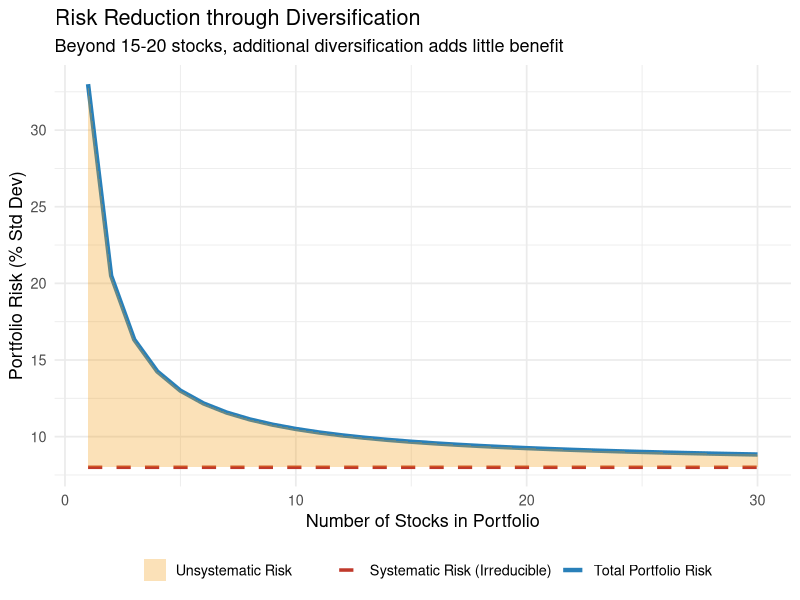
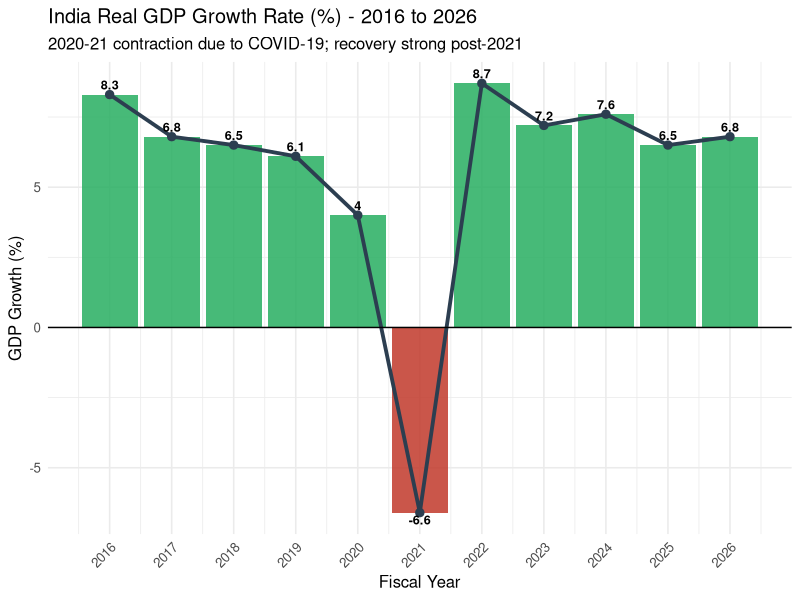

Generate these figures, in order, with R:
## ---- chunk 1
knitr::opts_chunk$set(
  echo = TRUE,
  warning = FALSE,
  message = FALSE,
  fig.align = "center",
  fig.width = 8,
  fig.height = 5
)

# ---- Ensure required packages are installed, then load them ----
# NOTE: if this file is knit standalone (not as part of the bookdown
# project), this chunk installs/loads what it needs. If it's knit as a
# chapter inside the book, index.Rmd's own setup chunk already loads
# these packages for the whole book, and re-loading here is harmless.
required_packages <- c("ggplot2", "dplyr", "knitr", "kableExtra")

installed <- rownames(installed.packages())
for (pkg in required_packages) {
  if (!(pkg %in% installed)) {
    install.packages(pkg, repos = "https://cloud.r-project.org")
  }
}

library(ggplot2)
library(dplyr)
library(knitr)
library(kableExtra)
## ---- chunk 2
years <- 2019:2023
prices <- c(715, 950, 1750, 1480, 1415)  # Approximate Dec closing prices
dividends <- c(32, 27, 30, 34, 36)        # Annual dividends (Rs.)

returns <- numeric(length(prices) - 1)
for (i in 2:length(prices)) {
  returns[i - 1] <- ((prices[i] - prices[i - 1]) + dividends[i - 1]) / prices[i - 1] * 100
}

cat("Annual Returns (Infosys):\n")
for (i in 1:length(returns)) {
  cat(years[i + 1], ":", round(returns[i], 2), "%\n")
}

cat("\nMean Annual Return:", round(mean(returns), 2), "%\n")
cat("Std Deviation (Risk):", round(sd(returns), 2), "%\n")
cat("CAGR:", round(((prices[5] / prices[1])^(1 / 4) - 1) * 100, 2), "% p.a.\n")
## ---- chunk 3
# Simulate risk reduction through diversification
n_stocks <- 1:30
total_risk <- 25 / n_stocks + 8  # Systematic = 8%, unsystematic decreasing
systematic_risk <- rep(8, 30)

plot_risk <- data.frame(
  Stocks = n_stocks,
  Total_Risk = total_risk,
  Systematic = systematic_risk
)

ggplot(plot_risk, aes(x = Stocks)) +
  geom_line(aes(y = Total_Risk, color = "Total Portfolio Risk"), linewidth = 1.5) +
  geom_line(aes(y = Systematic, color = "Systematic Risk (Irreducible)"),
            linetype = "dashed", linewidth = 1.2) +
  geom_ribbon(aes(ymin = Systematic, ymax = Total_Risk, fill = "Unsystematic Risk"),
              alpha = 0.3) +
  scale_color_manual(values = c("Total Portfolio Risk" = "#2980b9",
                                 "Systematic Risk (Irreducible)" = "#c0392b")) +
  scale_fill_manual(values = c("Unsystematic Risk" = "#f39c12")) +
  labs(title = "Risk Reduction through Diversification",
       subtitle = "Beyond 15-20 stocks, additional diversification adds little benefit",
       x = "Number of Stocks in Portfolio", y = "Portfolio Risk (% Std Dev)",
       color = "", fill = "") +
  theme_minimal(base_size = 13) +
  theme(legend.position = "bottom")
## ---- chunk 4
gdp_data <- data.frame(
  Year = 2016:2026,
  GDP_Growth = c(8.3, 6.8, 6.5, 6.1, 4.0, -6.6, 8.7, 7.2, 7.6, 6.5, 6.8)
)

ggplot(gdp_data, aes(x = Year, y = GDP_Growth)) +
  geom_col(aes(fill = GDP_Growth > 0), alpha = 0.85) +
  geom_line(aes(group = 1), color = "#2c3e50", linewidth = 1.3) +
  geom_point(size = 2.5, color = "#2c3e50") +
  geom_hline(yintercept = 0, color = "black", linewidth = 0.5) +
  scale_fill_manual(values = c("TRUE" = "#27ae60", "FALSE" = "#c0392b"),
                    guide = "none") +
  labs(title = "India Real GDP Growth Rate (%) - 2016 to 2026",
       subtitle = "2020-21 contraction due to COVID-19; recovery strong post-2021",
       x = "Fiscal Year", y = "GDP Growth (%)") +
  scale_x_continuous(breaks = 2016:2026) +
  geom_text(aes(label = GDP_Growth, vjust = ifelse(GDP_Growth > 0, -0.5, 1.2)),
            size = 3.2, fontface = "bold") +
  theme_minimal(base_size = 12) +
  theme(axis.text.x = element_text(angle = 45, hjust = 1))
## ---- chunk 5
macro_data <- data.frame(
  Year = 2016:2026,
  Repo_Rate = c(6.50, 6.00, 6.25, 6.50, 5.15, 4.00, 4.00, 6.25, 6.50, 6.25, 5.75),
  CPI_Inflation = c(4.9, 3.3, 3.9, 4.8, 6.2, 5.1, 6.7, 5.5, 5.4, 4.9, 4.5)
)

kable(macro_data,
      caption = "Table 3.1: India Macroeconomic Indicators (2016-2026)",
      col.names = c("Year", "Repo Rate (%)", "CPI Inflation (%)"),
      booktabs = TRUE) %>%
  kable_styling(bootstrap_options = c("striped", "hover"), full_width = FALSE) %>%
  row_spec(0, bold = TRUE, color = "white", background = "#2c3e50")
## ---- chunk 6
pe_data <- data.frame(
  Company = c("Asian Paints", "TCS", "Infosys", "HDFC Bank", "Reliance Industries",
              "Bajaj Finance", "Avenue Supermarts", "ITC", "SBI", "ICICI Bank"),
  Sector = c("FMCG", "IT", "IT", "Banking", "Conglomerate",
             "NBFC", "Retail", "FMCG", "Banking", "Banking"),
  EPS_TTM = c(47, 114, 63, 84, 101, 94, 47, 20, 67, 47),
  CMP = c(2840, 4200, 1720, 1640, 3050, 7180, 5400, 475, 825, 1195)
)

pe_data$PE_Ratio <- round(pe_data$CMP / pe_data$EPS_TTM, 1)

kable(pe_data,
      caption = "Table 3.2: P/E Ratios of Select Indian Companies (Approximate, 2024)",
      col.names = c("Company", "Sector", "EPS (Rs. TTM)", "CMP (Rs.)", "P/E Ratio"),
      booktabs = TRUE) %>%
  kable_styling(bootstrap_options = c("striped", "hover"), full_width = TRUE) %>%
  row_spec(0, bold = TRUE, color = "white", background = "#2c3e50")
## ---- chunk 7
companies <- c("HDFC Bank", "TCS", "Asian Paints", "Bajaj Finance", "ITC")
net_margin <- c(0.23, 0.19, 0.15, 0.25, 0.28)
asset_turnover <- c(0.08, 1.12, 1.10, 0.12, 0.68)
leverage <- c(9.5, 1.6, 1.4, 6.5, 1.35)

roe <- net_margin * asset_turnover * leverage * 100

roe_df <- data.frame(
  Company = companies,
  Net_Margin = paste0(round(net_margin * 100, 1), "%"),
  Asset_Turnover = round(asset_turnover, 2),
  Leverage = round(leverage, 1),
  ROE = paste0(round(roe, 1), "%")
)

kable(roe_df,
      caption = "Table 3.3: DuPont ROE Analysis - Select Indian Companies (2024)",
      col.names = c("Company", "Net Profit Margin", "Asset Turnover", "Leverage", "ROE"),
      booktabs = TRUE) %>%
  kable_styling(bootstrap_options = c("striped", "hover"), full_width = TRUE) %>%
  row_spec(0, bold = TRUE, color = "white", background = "#2c3e50")
## ---- chunk 8
de_data <- data.frame(
  Company = c("Tata Steel", "L&T", "Reliance Industries", "TCS", "Infosys",
              "HUL", "Asian Paints", "HDFC Bank", "SBI", "Coal India"),
  Debt_Equity = c(0.85, 1.20, 0.38, 0.00, 0.00, 0.01, 0.02, 9.80, 12.50, 0.01),
  Interpretation = c("Moderate (Steel industry norm)",
                     "High but manageable (long-term contracts)",
                     "Reduced significantly (asset sales)",
                     "Zero debt - cash-rich", "Zero debt - cash-rich",
                     "Near-zero (FMCG asset-light)", "Near-zero (premium brand)",
                     "High but natural for banking",
                     "Very high but sovereign-backed",
                     "Zero debt (PSU)")
)

kable(de_data,
      caption = "Table 3.4: Debt-to-Equity Ratio - Select NSE Companies (2024)",
      col.names = c("Company", "D/E Ratio", "Interpretation"),
      booktabs = TRUE) %>%
  kable_styling(bootstrap_options = c("striped", "hover"), full_width = TRUE) %>%
  row_spec(0, bold = TRUE, color = "white", background = "#2c3e50")
## ---- chunk 9
# Reliance Industries FY2024 Data (approximate)
ril_data <- list(
  PAT = 70806,          # Rs. Crore
  Revenue = 997690,     # Rs. Crore
  EBIT = 107504,        # Rs. Crore
  Total_Assets = 1743890,
  Current_Liabilities = 432050,
  Total_Equity = 660789,
  Long_Term_Debt = 380000,
  Short_Term_Debt = 85000,
  EPS_Diluted = 104.73,
  DPS = 10,             # Dividend per share
  Shares = 678.45,      # Crore
  CMP = 3050            # Approximate CMP
)

# Calculations
eps <- ril_data$EPS_Diluted
pe <- ril_data$CMP / eps
roe <- ril_data$PAT / ril_data$Total_Equity * 100
roce <- ril_data$EBIT / (ril_data$Total_Assets - ril_data$Current_Liabilities) * 100
de <- (ril_data$Long_Term_Debt + ril_data$Short_Term_Debt) / ril_data$Total_Equity
div_yield <- ril_data$DPS / ril_data$CMP * 100
bvps <- ril_data$Total_Equity / ril_data$Shares * 100  # Rs. per share
pb <- ril_data$CMP / bvps

cat("=== Reliance Industries Key Ratios (FY2024) ===\n")
cat("EPS (Diluted):     Rs.", round(eps, 2), "\n")
cat("P/E Ratio:         ", round(pe, 1), "x\n")
cat("ROE:               ", round(roe, 2), "%\n")
cat("ROCE:              ", round(roce, 2), "%\n")
cat("Debt/Equity:       ", round(de, 2), "x\n")
cat("Dividend Yield:    ", round(div_yield, 2), "%\n")
cat("Book Value/Share: Rs.", round(bvps, 2), "\n")
cat("P/B Ratio:         ", round(pb, 2), "x\n")
## ---- chunk 10
pat <- 45908; equity <- 87572; shares <- 362
cmp <- 4200; ebit <- 57800
total_assets <- 182000; curr_liab <- 52000

eps <- pat / shares
pe <- cmp / eps
roe <- pat / equity * 100
roce <- ebit / (total_assets - curr_liab) * 100
bvps <- equity / shares
pb <- cmp / bvps

cat("TCS Key Ratios (FY2024 Approximate):\n")
cat("EPS: Rs.", round(eps, 2), "\n")
cat("P/E:", round(pe, 1), "x\n")
cat("ROE:", round(roe, 2), "%\n")
cat("ROCE:", round(roce, 2), "%\n")
cat("BVPS: Rs.", round(bvps, 2), "\n")
cat("P/B:", round(pb, 2), "x\n")
